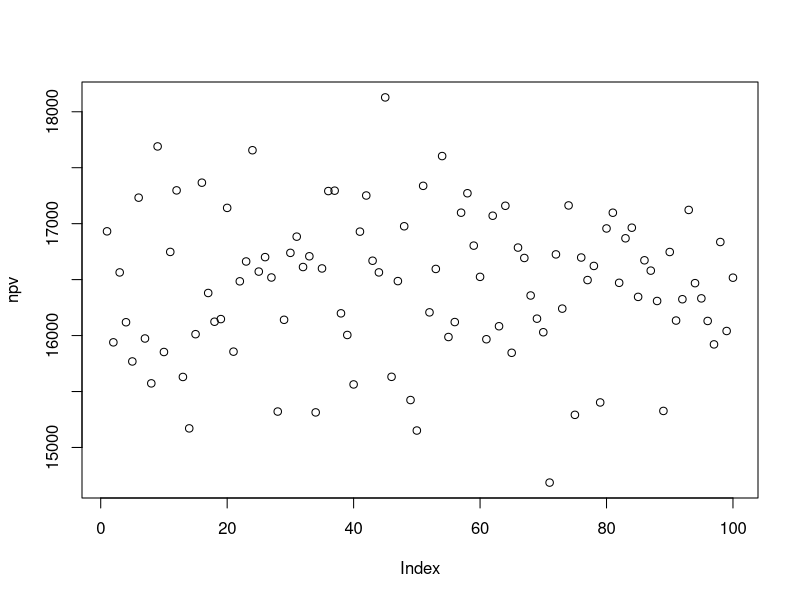
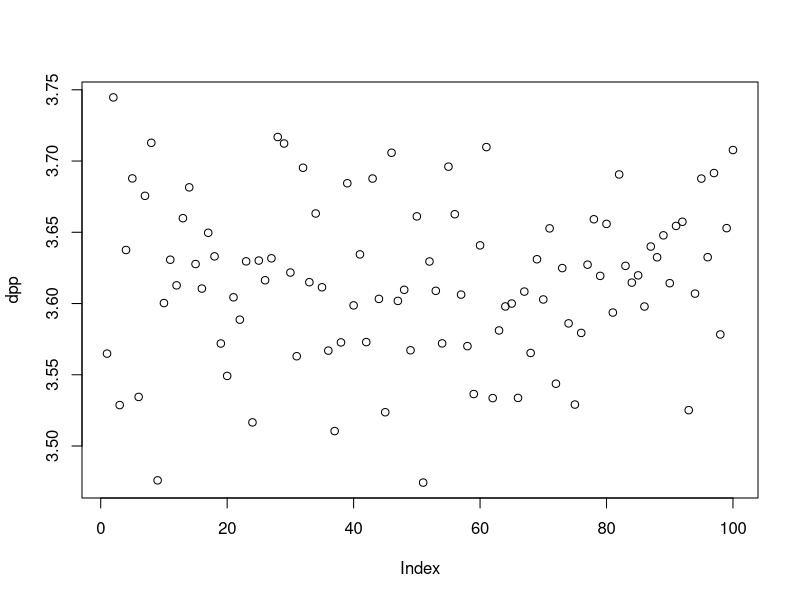
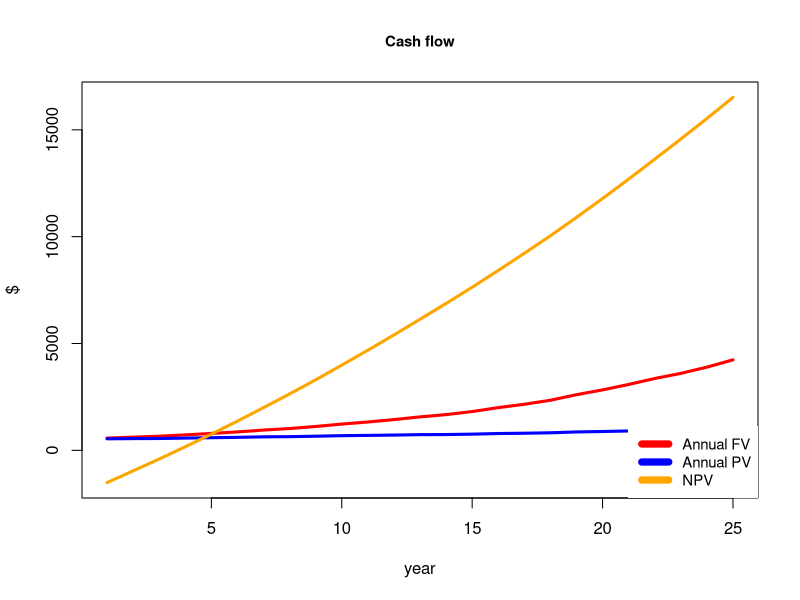
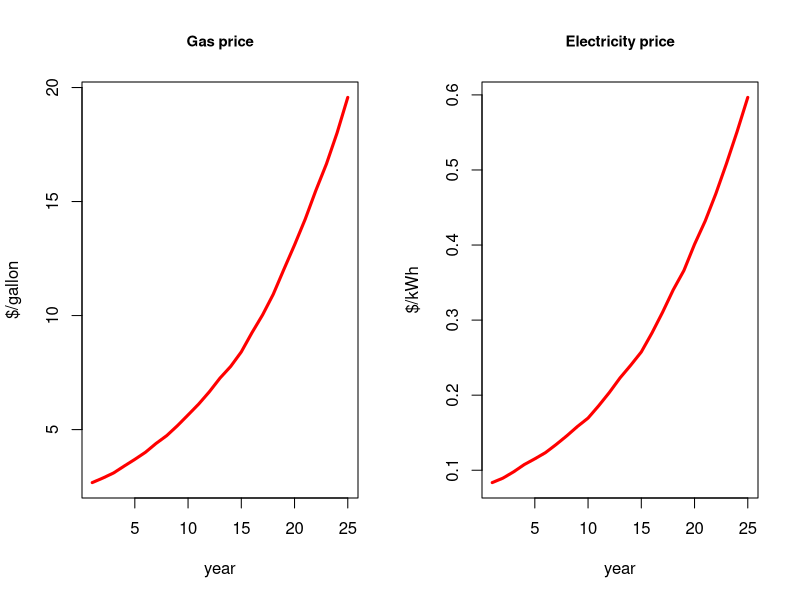
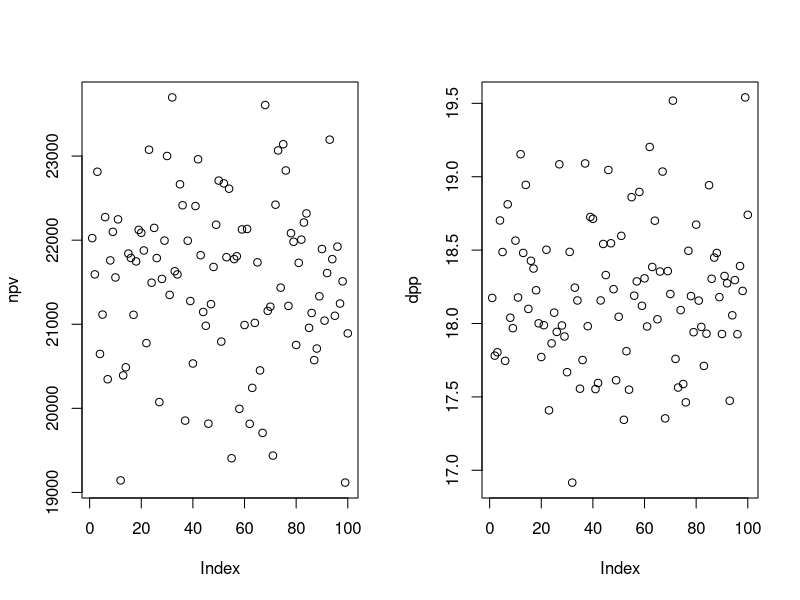
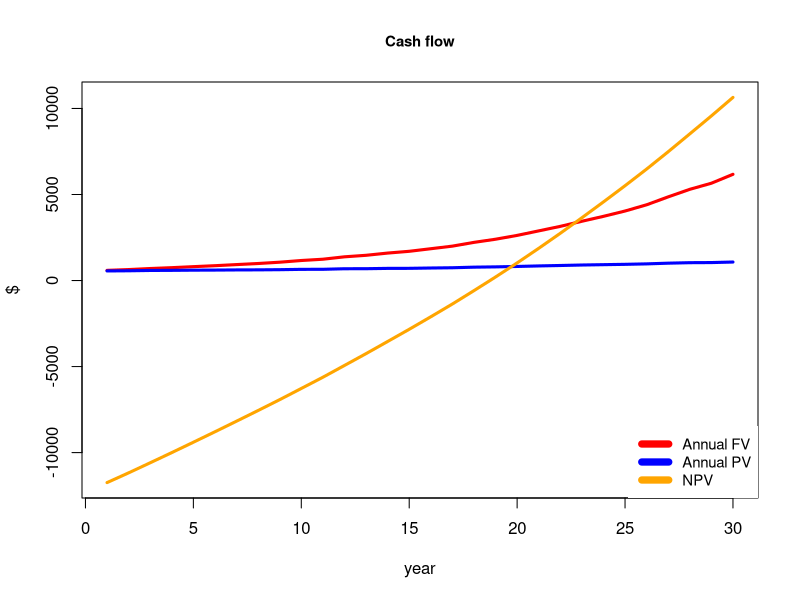
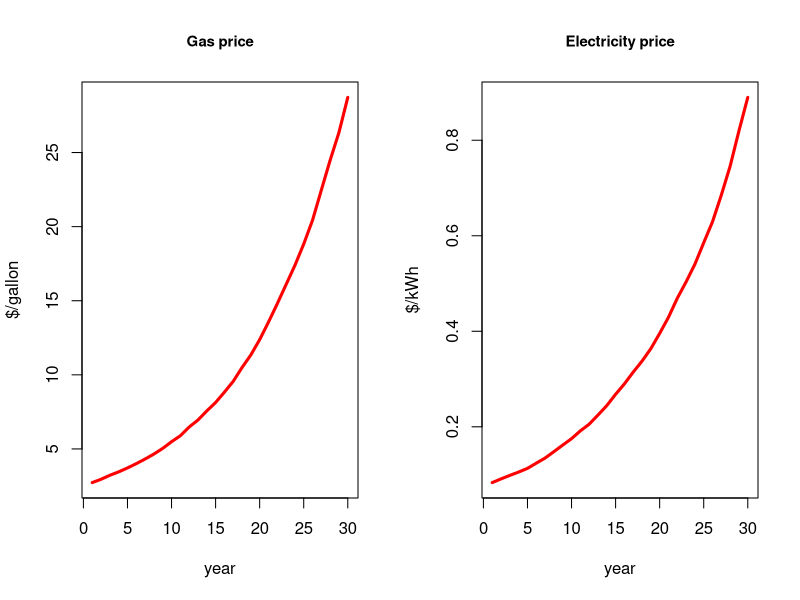
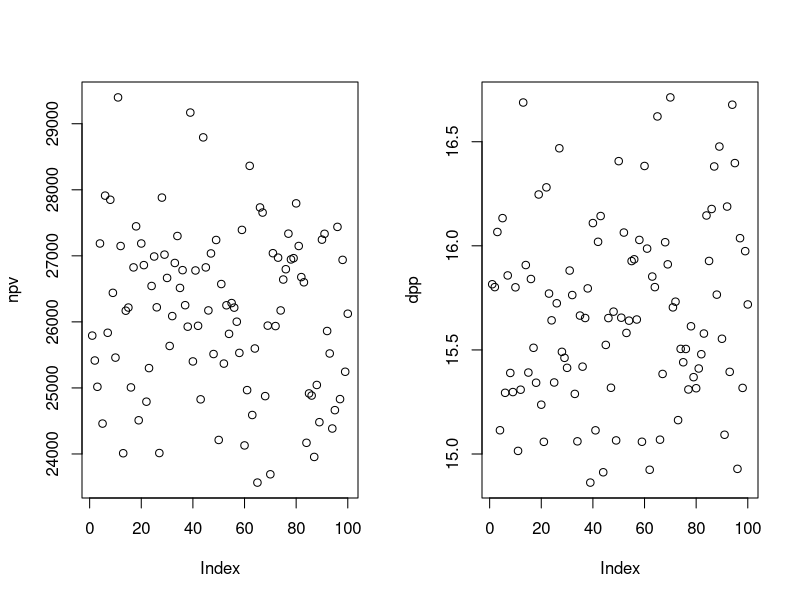

Source code (R) for these figures, in order:
## ---- chunk 1
knitr::opts_chunk$set(echo = T, message= F, warning = F)
## ---- chunk 2

vmt=10230
mpg=33
gas=vmt/mpg
gas_c=2.49
c_cost=gas_c*gas

kw=3069
u_cost=0.077
e_cost=kw*u_cost

ben=c_cost-e_cost

inst=2050

rt=0.06
## ---- chunk 3
npv = c()
dpp = c()

for(j in 1:100){
  rgs=gas_c
  rei=u_cost
  cf=-inst
  q=data.frame(matrix(NA,25,6))
  for(i in 1:25){
    rgs = rgs*(1+runif(1,0.07,0.1)) #annual gas price increase
    rei = rei*(1+runif(1,0.07,0.1)) #annual elec. price increase
    fv=rgs*gas - kw*rei
    pv= fv/(1+rt)^i
    old=cf
    cf=cf+pv
    dp=ifelse(cf>0,i-1+abs(old/pv),0)
    q[i,]=c(rgs,rei,fv,pv,cf,dp)
  }
  npv[j]=sum(q[,4])-inst #net present value
  dpp[j]=min(q[,6][q[,6]>0]) #discounted payback period
}
plot(npv)
plot(dpp)
colnames(q) = c("Gas price($/gallon)","Elec.price($/kWh)","FV($)","PV($)","NPV($)","DPP(year)")
q
mean(npv)
mean(dpp)

par(mfrow= c(1,1))
plot(q[,3], main = "Cash flow", ylab="$", xlab="year",
     type = 'l', ylim = c(min(q[,5]),max(q[,5])), col = 'red',lwd=3,cex.main=0.9)
lines(q[,4], type = 'l', col='blue',lwd=3)
lines(q[,5], type = 'l', col='orange',lwd=3)
legend("bottomright", legend=c("Annual FV","Annual PV","NPV"),col=c("red","blue","orange"), lty=1, box.lty = 0, lwd=7,cex=0.9)

par(mfrow= c(1,2))
plot(q[,1], main = "Gas price", ylab="$/gallon", xlab="year",
     type = 'l', ylim = c(min(q[,1]),max(q[,1])), col = 'red',lwd=3,cex.main=0.9)

plot(q[,2], main = "Electricity price", ylab="$/kWh", xlab="year",
     type = 'l', ylim = c(min(q[,2]),max(q[,2])), col = 'red',lwd=3,cex.main=0.9)
## ---- chunk 4
npv = c()
dpp = c()

for(j in 1:100){
  rgs=gas_c
  rei=u_cost
  cf=-inst * 6 
  q=data.frame(matrix(NA,30,6))
  for(i in 1:30){
    rgs = rgs*(1+runif(1,0.07,0.1)) #annual gas price increase
    rei = rei*(1+runif(1,0.07,0.1)) #annual elec. price increase
    fv=rgs*gas - kw*rei
    pv= fv/(1+rt)^i
    old=cf
    cf=cf+pv
    dp=ifelse(cf>0,i-1+abs(old/pv),0)
    q[i,]=c(rgs,rei,fv,pv,cf,dp)
  }
  npv[j]=sum(q[,4])-inst #net present value
  dpp[j]=min(q[,6][q[,6]>0]) #discounted payback period
}
plot(npv)
plot(dpp)
colnames(q) = c("Gas price($/gallon)","Elec.price($/kWh)","FV($)","PV($)","NPV($)","DPP(year)")
q
mean(npv)
mean(dpp)

par(mfrow= c(1,1))
plot(q[,3], main = "Cash flow", ylab="$", xlab="year",
     type = 'l', ylim = c(min(q[,5]),max(q[,5])), col = 'red',lwd=3,cex.main=0.9)
lines(q[,4], type = 'l', col='blue',lwd=3)
lines(q[,5], type = 'l', col='orange',lwd=3)
legend("bottomright", legend=c("Annual FV","Annual PV","NPV"),col=c("red","blue","orange"), lty=1, box.lty = 0, lwd=7,cex=0.9)

par(mfrow= c(1,2))
plot(q[,1], main = "Gas price", ylab="$/gallon", xlab="year",
     type = 'l', ylim = c(min(q[,1]),max(q[,1])), col = 'red',lwd=3,cex.main=0.9)

plot(q[,2], main = "Electricity price", ylab="$/kWh", xlab="year",
     type = 'l', ylim = c(min(q[,2]),max(q[,2])), col = 'red',lwd=3,cex.main=0.9)
## ---- chunk 5
npv = c()
dpp = c()
com = 0.2

for(j in 1:100){
  rgs=gas_c
  rei=u_cost
  cf=-inst * 6
  q=data.frame(matrix(NA,30,6))
  for(i in 1:30){
    rgs = rgs*(1+runif(1,0.07,0.1)) #annual gas price increase
    rei = rei*(1+runif(1,0.07,0.1)) #annual elec. price increase
    fv=com*6*(rgs*gas - kw*rei)
    pv= fv/(1+rt)^i
    old=cf
    cf=cf+pv
    dp=ifelse(cf>0,i-1+abs(old/pv),0)
    q[i,]=c(rgs,rei,fv,pv,cf,dp)
  }
  npv[j]=sum(q[,4])-inst #net present value
  dpp[j]=min(q[,6][q[,6]>0]) #discounted payback period
}
plot(npv)
plot(dpp)
colnames(q) = c("Gas price($/gallon)","Elec.price($/kWh)","FV($)","PV($)","NPV($)","DPP(year)")
q
mean(npv)
mean(dpp)


par(mfrow= c(1,1))
plot(q[,3], main = "Cash flow", ylab="$", xlab="year",
     type = 'l', ylim = c(min(q[,5]),max(q[,5])), col = 'red',lwd=3,cex.main=0.9)
lines(q[,4], type = 'l', col='blue',lwd=3)
lines(q[,5], type = 'l', col='orange',lwd=3)
legend("bottomright", legend=c("Annual FV","Annual PV","NPV"),col=c("red","blue","orange"), lty=1, box.lty = 0, lwd=7,cex=0.9)

par(mfrow= c(1,2))
plot(q[,1], main = "Gas price", ylab="$/gallon", xlab="year",
     type = 'l', ylim = c(min(q[,1]),max(q[,1])), col = 'red',lwd=3,cex.main=0.9)

plot(q[,2], main = "Electricity price", ylab="$/kWh", xlab="year",
     type = 'l', ylim = c(min(q[,2]),max(q[,2])), col = 'red',lwd=3,cex.main=0.9)


## ---- chunk 6
npv = c()
dpp = c()
com = 0.2

for(j in 1:100){
  rgs=gas_c
  rei=u_cost
  cf=-inst * 6
  q=data.frame(matrix(NA,20,6))
  for(i in 1:20){
    rgs = rgs*(1+runif(1,0.07,0.1)) #annual gas price increase
    rei = rei*(1+runif(1,0.07,0.1)) #annual elec. price increase
    fv=com*12*(rgs*gas - kw*rei)
    pv= fv/(1+rt)^i
    old=cf
    cf=cf+pv
    dp=ifelse(cf>0,i-1+abs(old/pv),0)
    q[i,]=c(rgs,rei,fv,pv,cf,dp)
  }
  npv[j]=sum(q[,4])-inst #net present value
  dpp[j]=min(q[,6][q[,6]>0]) #discounted payback period
}
plot(npv)
plot(dpp)
colnames(q) = c("Gas price($/gallon)","Elec.price($/kWh)","FV($)","PV($)","NPV($)","DPP(year)")
q
mean(npv)
mean(dpp)


par(mfrow= c(1,1))
plot(q[,3], main = "Cash flow", ylab="$", xlab="year",
     type = 'l', ylim = c(min(q[,5]),max(q[,5])), col = 'red',lwd=3,cex.main=0.9)
lines(q[,4], type = 'l', col='blue',lwd=3)
lines(q[,5], type = 'l', col='orange',lwd=3)
legend("bottomright", legend=c("Annual FV","Annual PV","NPV"),col=c("red","blue","orange"), lty=1, box.lty = 0, lwd=7,cex=0.9)

par(mfrow= c(1,2))
plot(q[,1], main = "Gas price", ylab="$/gallon", xlab="year",
     type = 'l', ylim = c(min(q[,1]),max(q[,1])), col = 'red',lwd=3,cex.main=0.9)

plot(q[,2], main = "Electricity price", ylab="$/kWh", xlab="year",
     type = 'l', ylim = c(min(q[,2]),max(q[,2])), col = 'red',lwd=3,cex.main=0.9)


## ---- chunk 7
par(mfrow = c(1,2))

npv = c()
dpp = c()
com = 0.5
for(j in 1:100){
  rgs=gas_c
  rei=u_cost
  cf=-inst *6*0.6
  q=data.frame(matrix(NA,30,6))
  for(i in 1:30){
    rgs = rgs*(1+runif(1,0.07,0.1)) #annual gas price increase
    rei = rei*(1+runif(1,0.07,0.1)) #annual elec. price increase
    fv=com*6*(rgs*gas - kw*rei)
    pv= fv/(1+rt)^i
    old=cf
    cf=cf+pv
    dp=ifelse(cf>0,i-1+abs(old/pv),0)
    q[i,]=c(rgs,rei,fv,pv,cf,dp)
  }
  npv[j]=sum(q[,4])-inst #net present value
  dpp[j]=min(q[,6][q[,6]>0]) #discounted payback period
}

plot(q[,3], main = "Cash flow of incentive (40%) \n with 50% commission", ylab="$", xlab="year",
     type = 'l', ylim = c(min(q[,5]),max(q[,5])), col = 'red',lwd=3)
lines(q[,4], type = 'l', col='blue',lwd=3)
lines(q[,5], type = 'l', col='orange',lwd=3)
legend("topright", legend=c("Annual FV","Annual PV","NPV"),col=c("red","blue","orange"), lty=1, box.lty = 0, lwd=7,cex=0.7)


npv = c()
dpp = c()
com = 0.5
for(j in 1:100){
  rgs=gas_c
  rei=u_cost
  cf=-inst * 6
  q=data.frame(matrix(NA,30,6))
  for(i in 1:30){
    rgs = rgs*(1+runif(1,0.07,0.1)) #annual gas price increase
    rei = rei*(1+runif(1,0.07,0.1)) #annual elec. price increase
    fv=com*6*(rgs*gas - kw*rei)
    pv= fv/(1+rt)^i
    old=cf
    cf=cf+pv
    dp=ifelse(cf>0,i-1+abs(old/pv),0)
    q[i,]=c(rgs,rei,fv,pv,cf,dp)
  }
  npv[j]=sum(q[,4])-inst #net present value
  dpp[j]=min(q[,6][q[,6]>0]) #discounted payback period
}
plot(q[,3], main = "Cash flow of incentive (0%) \n with 50% commission", ylab="$", xlab="year",
     type = 'l', ylim = c(min(q[,5]),max(q[,5])), col = 'red',lwd=3)
lines(q[,4], type = 'l', col='blue',lwd=3)
lines(q[,5], type = 'l', col='orange',lwd=3)
legend("topright", legend=c("Annual FV","Annual PV","NPV"),col=c("red","blue","orange"), lty=1, box.lty = 0, lwd=7,cex=0.7)


## ---- chunk 8
npv = c()
dpp = c()
com = 0.2
for(j in 1:100){
  rgs=gas_c
  rei=u_cost
  cf=-inst *6*0.4
  q=data.frame(matrix(NA,30,6))
  for(i in 1:30){
    rgs = rgs*(1+runif(1,0.07,0.1)) #annual gas price increase
    rei = rei*(1+runif(1,0.07,0.1)) #annual elec. price increase
    fv=com*12*(rgs*gas - kw*rei)
    pv= fv/(1+rt)^i
    old=cf
    cf=cf+pv
    dp=ifelse(cf>0,i-1+abs(old/pv),0)
    q[i,]=c(rgs,rei,fv,pv,cf,dp)
  }
  npv[j]=sum(q[,4])-inst #net present value
  dpp[j]=min(q[,6][q[,6]>0]) #discounted payback period
}
par(mfrow= c(1,2))
plot(q[,3], main = "Cash flow of incentive (60%) \n with 20% commission", ylab="$", xlab="year",
     type = 'l', ylim = c(min(q[,5]),max(q[,5])), col = 'red',lwd=3)
lines(q[,4], type = 'l', col='blue',lwd=3)
lines(q[,5], type = 'l', col='orange',lwd=3)
legend("topright", legend=c("Annual FV","Annual PV","NPV"),col=c("red","blue","orange"), lty=1, box.lty = 0, lwd=7,cex=0.7)


npv = c()
dpp = c()
com = 0.5
for(j in 1:100){
  rgs=gas_c
  rei=u_cost
  cf=-inst * 6
  q=data.frame(matrix(NA,30,6))
  for(i in 1:30){
    rgs = rgs*(1+runif(1,0.07,0.1)) #annual gas price increase
    rei = rei*(1+runif(1,0.07,0.1)) #annual elec. price increase
    fv=com*12*(rgs*gas - kw*rei)
    pv= fv/(1+rt)^i
    old=cf
    cf=cf+pv
    dp=ifelse(cf>0,i-1+abs(old/pv),0)
    q[i,]=c(rgs,rei,fv,pv,cf,dp)
  }
  npv[j]=sum(q[,4])-inst #net present value
  dpp[j]=min(q[,6][q[,6]>0]) #discounted payback period
}
plot(q[,3], main = "Cash flow of incentive (0%) \n with 50% commission", ylab="$", xlab="year",
     type = 'l', ylim = c(min(q[,5]),max(q[,5])), col = 'red',lwd=3)
lines(q[,4], type = 'l', col='blue',lwd=3)
lines(q[,5], type = 'l', col='orange',lwd=3)
legend("topright", legend=c("Annual FV","Annual PV","NPV"),col=c("red","blue","orange"), lty=1, box.lty = 0, lwd=7,cex=0.7)
## ---- chunk 9
library(nloptr)
c = 2050 #cost for one charger
m = 100*c #capacity
n = 11 #number of places for demand
npv = c(11741.5,1601) # (-5000,1500) #single,
c1 = c(0.3,0.7)
c2 = c(0.1,0.9)
cc1= t(c1)%*%npv
cc2= t(c2)%*%npv
b = c(rep(cc1,3),rep(cc2,8)) #benefit per cluster
pop=c(0.049,0.095,0.112,0.099,0.067,0.128,0.062,0.076,0.053,0.154,0.105) #population weight
bp=pop*b #total benefit

names(pop) = c("cA_1","cA_2","cA_3","cB_1","cB_2","cB_3","cB_4","cB_5","cB_6","cB_7","cB_8")
barplot(pop, col = "orange", main = "Population proportion in MUD blocks", 
        xlab="MUDs", ylab="Relative portion of population",cex.names = 0.7)



# Objective function EQUITY
alpha = 1 # fair
eval.f <- function(x) {return(-sum(b*log(x)))} #max

# Constraint function
# to be of the form g(x) <= 0
eval.g <- function(x) {
  return(sum(c*x) - m)
}

x0 <- rep(9,11)

opts <- list('algorithm' = 'NLOPT_GN_ISRES', 'xtol_rel' = 1.0e-8, 'maxeval' = 100000)

eq = nloptr(
  x0 = x0,
  eval_f = eval.f,
  lb = rep(0,11),
  ub = rep(100,11),
  eval_g_eq = eval.g,
  opts = opts
)

par(mfrow=c(1,2))
bar1 = eq$solution
names(bar1) = c("cA_1","cA_2","cA_3","cB_1","cB_2","cB_3","cB_4","cB_5","cB_6","cB_7","cB_8")
barplot(bar1, col = "blue", main = "Equity oriented policy", 
        xlab="MUDs", ylim = c(0,80),ylab="number of chargers",cex.names = 0.7)


# Objective function Efficiency
alpha = 0 
eval.f <- function(x) {return (-sum(b*x^(1-alpha)/(1-alpha)))} #max



# Constraint function
# to be of the form g(x) <= 0
eval.g <- function(x) {
  return(sum(c*x) - m)
}

x0 <- rep(9,11)

opts <- list('algorithm' = 'NLOPT_GN_ISRES', 'xtol_rel' = 1.0e-8, 'maxeval' = 100000)

ef = nloptr(
  x0 = x0,
  eval_f = eval.f,
  lb = rep(0,11),
  ub = rep(100,11),
  eval_g_eq = eval.g,
  opts = opts
)

bar = ef$solution
names(bar) = c("cA_1","cA_2","cA_3","cB_1","cB_2","cB_3","cB_4","cB_5","cB_6","cB_7","cB_8")
barplot(bar, col = "red", main = "Efficiency oriented policy", 
        xlab="MUDs", ylim = c(0,80), ylab="number of chargers",cex.names = 0.7)
